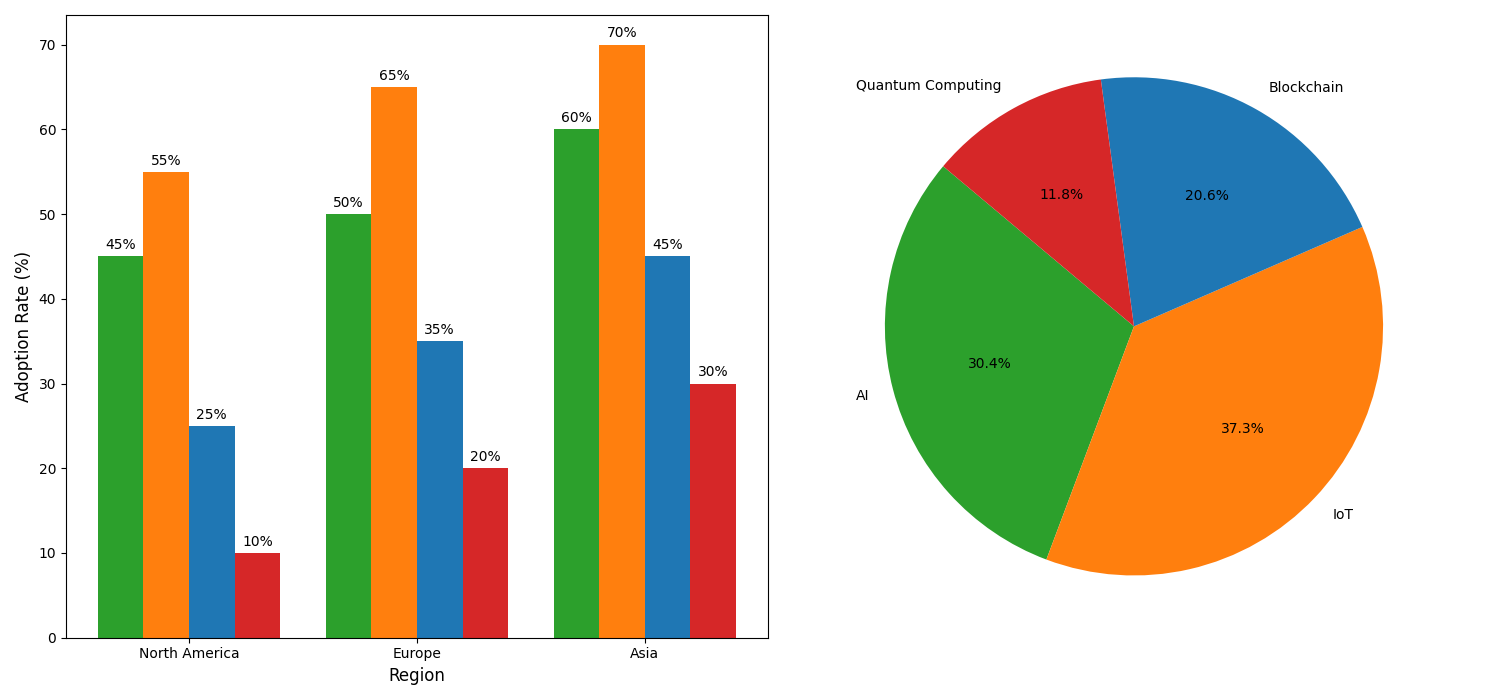

Write the Python code that produced this figure.
import matplotlib.pyplot as plt
import numpy as np

regions = ['North America', 'Europe', 'Asia']
AI_adoption_rate = [45, 50, 60]
IoT_adoption_rate = [55, 65, 70]
Blockchain_adoption_rate = [25, 35, 45]
Quantum_adoption_rate = [10, 20, 30]

adoption_data = np.array([AI_adoption_rate, IoT_adoption_rate, Blockchain_adoption_rate, Quantum_adoption_rate])
technologies = ['AI', 'IoT', 'Blockchain', 'Quantum Computing']

fig, (ax1, ax2) = plt.subplots(1, 2, figsize=(15, 7))

x = np.arange(len(regions))
width = 0.2
colors = ['#2ca02c', '#ff7f0e', '#1f77b4', '#d62728']

for i in range(len(adoption_data)):
    ax1.bar(x + i * width, adoption_data[i], width, color=colors[i])

ax1.set_xlabel('Region', fontsize=12)
ax1.set_ylabel('Adoption Rate (%)', fontsize=12)
ax1.set_xticks(x + width * 1.5)
ax1.set_xticklabels(regions)

for i in range(len(adoption_data)):
    for j in range(len(regions)):
        ax1.annotate(f'{adoption_data[i, j]}%',
                     xy=(x[j] + i * width, adoption_data[i, j]),
                     xytext=(0, 3),
                     textcoords='offset points',
                     ha='center', va='bottom', fontsize=10)

total_adoption = np.sum(adoption_data, axis=1)
ax2.pie(total_adoption, labels=technologies, colors=colors, autopct='%1.1f%%', startangle=140)

plt.tight_layout()
plt.show()
